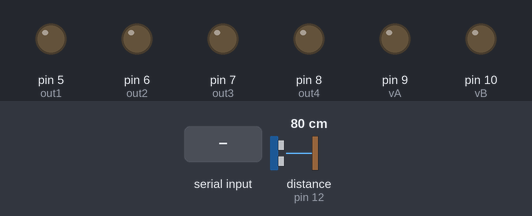
This sketch was run on a simulated Arduino Uno, built with avr-gcc and run on an emulated ATmega328P. Shown: output pins drawn as LEDs (lit = HIGH). The test bench sets the inputs (shaded band); at power-on: distance to the obstacle (sensor on pin 12) 80 cm. The echo pulse lasts 58.3 µs per cm; what the sketch prints to the serial monitor is not drawn.

Above: at 1.8 s.
1.9 s: "f" received over the second serial link
At 4.2 s:
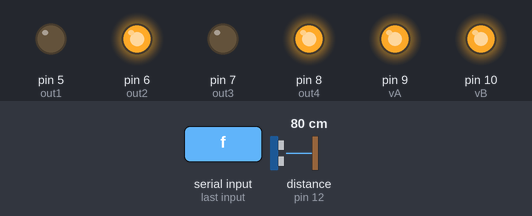
4.5 s: "r" received over the second serial link
At 7.2 s:
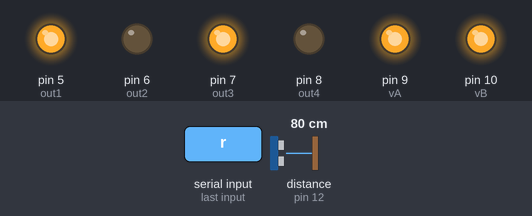
7.5 s: "e" received over the second serial link
At 10.1 s:
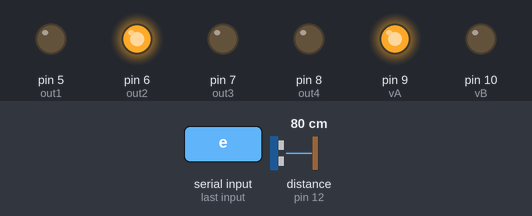
10.5 s: "a" received over the second serial link
At 13.0 s:
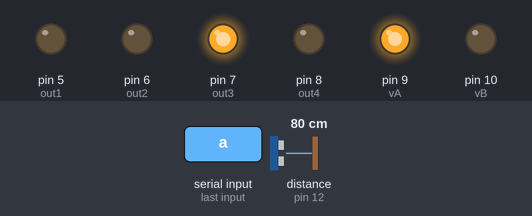
13.5 s: "1" received over the second serial link
At 15.9 s:
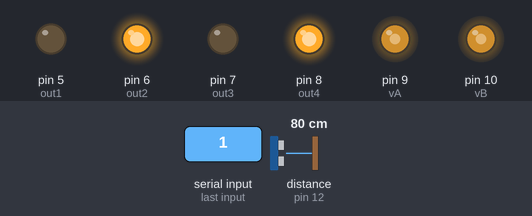
16.5 s: distance to the obstacle (sensor on pin 12) set to 21 cm
18.2 s: distance to the obstacle (sensor on pin 12) set to 17 cm
At 19.5 s:
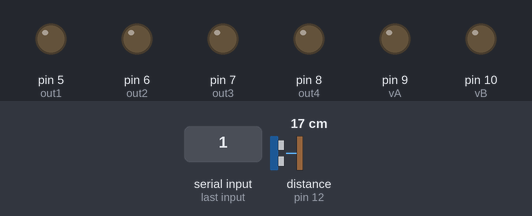
Timing chart, 0 to 21.2 s (numbered marks = the images above; inputs shaded):
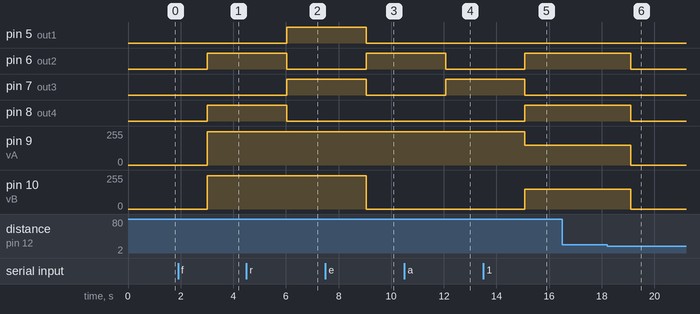

Measured:
- the behaviour switches between 20 and 19 cm on distance to the obstacle (sensor on pin 12) (found by bisection; images 5 and 6)
- after the input at 1.9 s, pin 6 (out2), pin 8 (out4): LOW → HIGH after 1.1 s; pin 9 (vA), pin 10 (vB): 0/255 → 250/255 after 1.1 s
- after the input at 4.5 s, pin 5 (out1), pin 7 (out3): LOW → HIGH after 1.5 s; pin 6 (out2), pin 8 (out4): HIGH → LOW after 1.5 s
- after the input at 7.5 s, pin 5 (out1), pin 7 (out3): HIGH → LOW after 1.5 s; pin 6 (out2): LOW → HIGH after 1.5 s; pin 10 (vB): 250/255 → 0/255 after 1.5 s
- after the input at 10.5 s, pin 6 (out2): HIGH → LOW after 1.6 s; pin 7 (out3): LOW → HIGH after 1.6 s
- after the input at 13.5 s, pin 6 (out2), pin 8 (out4): LOW → HIGH after 1.6 s; pin 7 (out3): HIGH → LOW after 1.6 s; pin 9 (vA): 250/255 → 150/255 after 1.6 s; pin 10 (vB): 0/255 → 150/255 after 1.6 s
- after the input at 16.5 s, every drawn part: stays the same
- after the input at 18.2 s, pin 6 (out2), pin 8 (out4): HIGH → LOW after 0.90 s; pin 9 (vA), pin 10 (vB): 150/255 → 0/255 after 0.90 s

The sketch:

carrinho2.ino
```cpp
#include <HCSR04.h>
#include <SoftwareSerial.h>

SoftwareSerial blue(2, 3);//Portas usadas para a ligação do modulo bluetooth
//motor A
int out1 = 5;
int out2 = 6;
int vA=9;
//motor B
int out3 = 7;
int out4 = 8;
int vB=10;

//Sensor ultrasonico
int TRIGGER = 11;
int ECHO = 12;

UltraSonicDistanceSensor dS(TRIGGER, ECHO);

char valorEnviado;// variavel que vai recerber o conteudo enviado pelo bluetooth

void setup() {
  Serial.begin(9600);
  blue.begin(9600);

  pinMode(out1, OUTPUT);
  pinMode(out2, OUTPUT);
  pinMode(out3, OUTPUT);
  pinMode(out4, OUTPUT);

  pinMode(vA, OUTPUT);
  pinMode(vB, OUTPUT);

  analogWrite(vA, 0);
  analogWrite(vB, 0);

  digitalWrite(out1, LOW);
  digitalWrite(out2, LOW);
  digitalWrite(out3, LOW);
  digitalWrite(out4, LOW);
}
void front(int A, int B) { //função ir para frente
  digitalWrite(out1, LOW);
  digitalWrite(out2, HIGH);
  digitalWrite(out3, LOW);
  digitalWrite(out4, HIGH);

  analogWrite(vA, A);
  analogWrite(vB, B);
}

void back(int A, int B) { //função ir para trás
  digitalWrite(out1, HIGH);
  digitalWrite(out2, LOW);
  digitalWrite(out3, HIGH);
  digitalWrite(out4, LOW);

  analogWrite(vB, A);
  analogWrite(vA, B);
}

void left_front(int A, int B){ // função ir para esquerda para frente
  digitalWrite(out1, LOW);
  digitalWrite(out2, HIGH);
  digitalWrite(out3, LOW);
  digitalWrite(out4, LOW);

  analogWrite(vA, A);
  analogWrite(vB, B);
}


void right_front(int A, int B){ // função ir para direita para frente
  digitalWrite(out1, LOW);
  digitalWrite(out2, HIGH);
  digitalWrite(out3, LOW);
  digitalWrite(out4, LOW);

  analogWrite(vA, A);
  analogWrite(vB, B);
}

void left_back(int A, int B){ // função ir para esquerda para trás
  digitalWrite(out1, LOW);
  digitalWrite(out2, LOW);
  digitalWrite(out3, HIGH);
  digitalWrite(out4, LOW);

  analogWrite(vA, A);
  analogWrite(vB, B);
}

void right_back(int A, int B){ // função ir para direita para trás
  digitalWrite(out1, HIGH);
  digitalWrite(out2, LOW);
  digitalWrite(out3, LOW);
  digitalWrite(out4, LOW);

  analogWrite(vA, A);
  analogWrite(vB, B);
}

void stop(int A, int B) { // função de parar
  digitalWrite(out1, LOW);
  digitalWrite(out2, LOW);
  digitalWrite(out3, LOW);
  digitalWrite(out4, LOW);

  analogWrite(vA, A);
  analogWrite(vB, B);
}

int velocidadeA(char vr){
  if(vr == 'f' || vr == 'r' || vr == 'e' || vr == 'a')
    return 250;
  if(vr == 'F' || vr == 'R' || vr == 'E' || vr == 'A')
    return 200;
  if(vr == '1' || vr == '2' || vr == '4' || vr == '5')
    return 150;
  if(vr == 'p' || vr == 'd' || vr == 'D' || vr == '3' || vr == 'b' || vr == 'B' || vr == '6')
    return 0;
}
int velocidadeB(char vr){
  if(vr == 'f' || vr == 'r' || vr == 'd' || vr == 'b')
    return 250;
  if(vr == 'F' || vr == 'R' || vr == 'D' || vr == 'B')
    return 200;
  if(vr == '1' || vr == '2' || vr == '3' || vr == '6')
    return 150;
  if(vr == 'p' || vr == 'e' || vr == 'E' || vr == '4' || vr == 'a' || vr == 'A' || vr == '5')
    return 0;
}

void loop() {
  if (blue.available()) {
    valorEnviado = blue.read();
  }

  Serial.println(valorEnviado);

  int distancia = 0;

  distancia = dS.measureDistanceCm();

  if(distancia < 20){
    stop(0, 0);
  }

   delay(1000);

  if (valorEnviado == 'f' || valorEnviado == 'F' || valorEnviado == '1') {
    front(velocidadeA(valorEnviado), velocidadeB(valorEnviado));
  }

  if (valorEnviado == 'r' || valorEnviado == 'R' || valorEnviado == '2') {
    back(velocidadeA(valorEnviado), velocidadeB(valorEnviado));
  }

  if (valorEnviado == 'd' || valorEnviado == 'D' || valorEnviado == '3') {
    right_front(velocidadeA(valorEnviado), velocidadeB(valorEnviado));
  }

  if (valorEnviado == 'e' || valorEnviado == 'E' || valorEnviado == '4') {
    left_front(velocidadeA(valorEnviado), velocidadeB(valorEnviado));
  }

  if (valorEnviado == 'a' || valorEnviado == 'A' || valorEnviado == '5') {
    left_back(velocidadeA(valorEnviado), velocidadeB(valorEnviado));
  }

  if (valorEnviado == 'b' || valorEnviado == 'B' || valorEnviado == '6') {
    right_back(velocidadeA(valorEnviado), velocidadeB(valorEnviado));
  }

  if(valorEnviado == 'p'){
    stop(velocidadeA(valorEnviado), velocidadeB(valorEnviado));
  }
}
```
